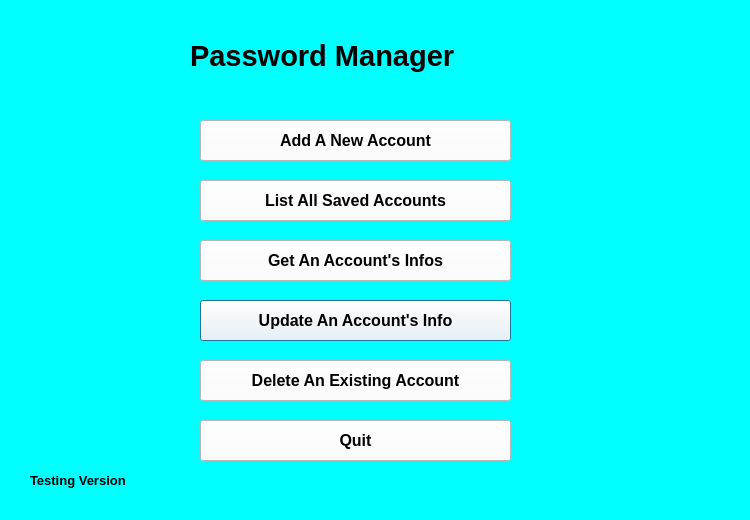
<?xml version="1.0" encoding="UTF-8"?>
<ui version="4.0">
 <class>Dialog</class>
 <widget class="QDialog" name="Dialog">
  <property name="geometry">
   <rect>
    <x>0</x>
    <y>0</y>
    <width>750</width>
    <height>520</height>
   </rect>
  </property>
  <property name="windowTitle">
   <string>User Menu</string>
  </property>
  <property name="styleSheet">
   <string notr="true">background-color: rgb(0, 255, 255);</string>
  </property>
  <widget class="QLabel" name="label_2">
   <property name="geometry">
    <rect>
     <x>30</x>
     <y>470</y>
     <width>131</width>
     <height>20</height>
    </rect>
   </property>
   <property name="font">
    <font>
     <family>MS Sans Serif</family>
     <pointsize>10</pointsize>
     <weight>75</weight>
     <bold>true</bold>
    </font>
   </property>
   <property name="text">
    <string>Testing Version</string>
   </property>
  </widget>
  <widget class="QLabel" name="Title">
   <property name="geometry">
    <rect>
     <x>190</x>
     <y>20</y>
     <width>361</width>
     <height>71</height>
    </rect>
   </property>
   <property name="font">
    <font>
     <family>MS Sans Serif</family>
     <pointsize>22</pointsize>
     <weight>75</weight>
     <bold>true</bold>
    </font>
   </property>
   <property name="text">
    <string>Password Manager</string>
   </property>
  </widget>
  <widget class="QPushButton" name="UpdateAnAccountInfos">
   <property name="geometry">
    <rect>
     <x>200</x>
     <y>300</y>
     <width>311</width>
     <height>41</height>
    </rect>
   </property>
   <property name="font">
    <font>
     <family>MS Sans Serif</family>
     <pointsize>12</pointsize>
     <weight>75</weight>
     <bold>true</bold>
    </font>
   </property>
   <property name="styleSheet">
    <string notr="true">background-color: rgb(255, 255, 255);</string>
   </property>
   <property name="text">
    <string>Update An Account's Info</string>
   </property>
  </widget>
  <widget class="QPushButton" name="GetAnAccountInfos">
   <property name="geometry">
    <rect>
     <x>200</x>
     <y>240</y>
     <width>311</width>
     <height>41</height>
    </rect>
   </property>
   <property name="font">
    <font>
     <family>MS Sans Serif</family>
     <pointsize>12</pointsize>
     <weight>75</weight>
     <bold>true</bold>
    </font>
   </property>
   <property name="styleSheet">
    <string notr="true">background-color: rgb(255, 255, 255);</string>
   </property>
   <property name="text">
    <string>Get An Account's Infos</string>
   </property>
  </widget>
  <widget class="QPushButton" name="DeleteAnExistingAccount">
   <property name="geometry">
    <rect>
     <x>200</x>
     <y>360</y>
     <width>311</width>
     <height>41</height>
    </rect>
   </property>
   <property name="font">
    <font>
     <family>MS Sans Serif</family>
     <pointsize>12</pointsize>
     <weight>75</weight>
     <bold>true</bold>
    </font>
   </property>
   <property name="styleSheet">
    <string notr="true">background-color: rgb(255, 255, 255);</string>
   </property>
   <property name="text">
    <string>Delete An Existing Account</string>
   </property>
  </widget>
  <widget class="QPushButton" name="AddANewAccount">
   <property name="geometry">
    <rect>
     <x>200</x>
     <y>120</y>
     <width>311</width>
     <height>41</height>
    </rect>
   </property>
   <property name="font">
    <font>
     <family>MS Sans Serif</family>
     <pointsize>12</pointsize>
     <weight>75</weight>
     <bold>true</bold>
    </font>
   </property>
   <property name="styleSheet">
    <string notr="true">background-color: rgb(255, 255, 255);</string>
   </property>
   <property name="text">
    <string>Add A New Account</string>
   </property>
  </widget>
  <widget class="QPushButton" name="ListAllSavedAccounts">
   <property name="geometry">
    <rect>
     <x>200</x>
     <y>180</y>
     <width>311</width>
     <height>41</height>
    </rect>
   </property>
   <property name="font">
    <font>
     <family>MS Sans Serif</family>
     <pointsize>12</pointsize>
     <weight>75</weight>
     <bold>true</bold>
    </font>
   </property>
   <property name="styleSheet">
    <string notr="true">background-color: rgb(255, 255, 255);</string>
   </property>
   <property name="text">
    <string>List All Saved Accounts</string>
   </property>
  </widget>
  <widget class="QPushButton" name="Exit">
   <property name="geometry">
    <rect>
     <x>200</x>
     <y>420</y>
     <width>311</width>
     <height>41</height>
    </rect>
   </property>
   <property name="font">
    <font>
     <family>MS Sans Serif</family>
     <pointsize>12</pointsize>
     <weight>75</weight>
     <bold>true</bold>
    </font>
   </property>
   <property name="styleSheet">
    <string notr="true">background-color: rgb(255, 255, 255);</string>
   </property>
   <property name="text">
    <string>Quit</string>
   </property>
  </widget>
 </widget>
 <resources/>
 <connections/>
</ui>
